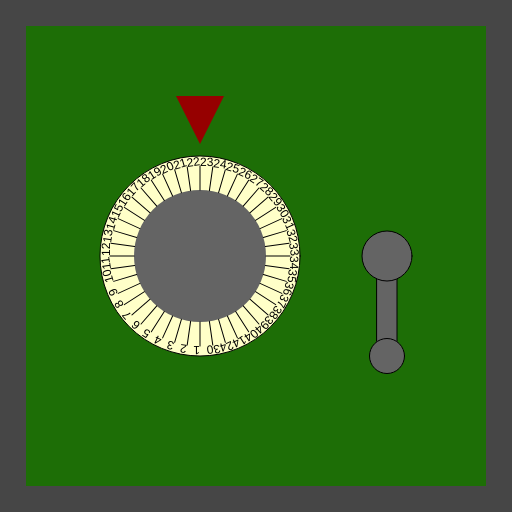
Frame 1 (no input)
Frame 60 (no input): identical to frame 1, image omitted
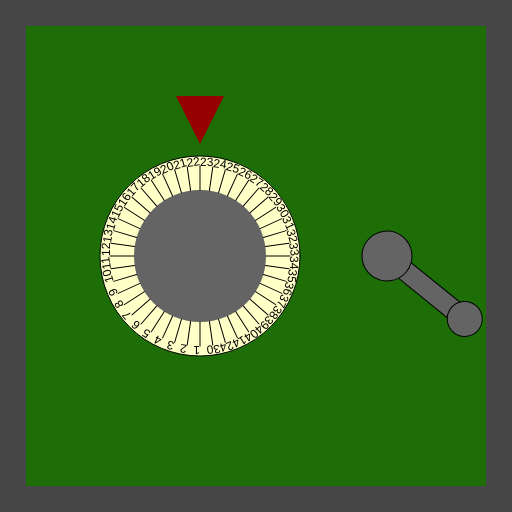
Frame 120 (the mouse pressed at the canvas centre since frame 60)

The p5.js sketch that drew these frames (run headless with seeded random() and noise() and a simulated clock; from frame 60 on, the mouse is pressed at the canvas centre):

// p5.js sketch
// ── sketch.js
/*

Officer: 5714476
CaseNum: 303-0-27005916-5714476

Case 303 - The Case of the Crooked Attorney
Stage 1 - Torvalds' Office

District Attorney Torvalds is well respected in Console City as an upstanding citizen and
enforcer of the law. Of course he’s as crooked as they come. I’ve had enough of having our
hard work at Sleuth and Co undermined by his bribes and back-payments. Let’s take take this
sucker down. I happen to know that Torvalds keeps his incriminating documents spread amongst
several safes in town. I’ll need you to bend the rules a little by breaking into them and
retrieving the incriminating evidence.

The first safe is in Torvald’s office. Crack it by doing the following:

	When the mouse button is released:
	- Make hidden_locker_val0 equal to 42

	Whilst the mouse is moving:
	- Make hidden_locker_val0 equal to 23

	Whilst the mouse is being dragged:
	- Make hidden_locker_val0 equal to 10

	When any key is pressed:
	- Make hidden_locker_val0 equal to 37

	When the mouse button is pressed:
	- Make hidden_locker_val1 equal to 51

	When any key is pressed:
	- Make hidden_locker_val1 equal to 40

	Whilst the mouse is being dragged:
	- Make hidden_locker_val1 equal to 83

	When any key is released:
	- Make hidden_locker_val1 equal to 70



There are many possible ways of investigating this case, but you
should use ONLY the following commands:

	- The assignment operator aka. the equals sign !

*/

//declare the variables

var hidden_locker_val0;
var hidden_locker_val1;


function preload()
{
	//IMAGES WILL BE LOADED HERE

}

function setup()
{
	createCanvas(512,512);

	//initialise the variables
	hidden_locker_val0 = 0;
	hidden_locker_val1 = 0;

}

///////////////////EVENT HANDLERS///////////////////

//Add your code to these events to open the safe ...

function mouseMoved()
{
	console.log("mouseMoved", mouseX, mouseY);
	hidden_locker_val0 = 23;
}

function mouseDragged()
{
	console.log("mouseDragged", mouseX, mouseY);
	hidden_locker_val0 = 10;
	hidden_locker_val1 = 83;
}

function mousePressed()
{
	console.log("mousePressed");
	hidden_locker_val1 = 51;
}

function mouseReleased()
{
	console.log("mouseReleased");
	hidden_locker_val0 = 42;
}

function keyPressed()
{
	console.log("keyPressed", key);
	hidden_locker_val0 = 37;
	hidden_locker_val1 = 40;
}

function keyReleased()
{
	console.log("keyReleased", key);
	hidden_locker_val1 = 70;
}

///////////////DO NOT CHANGE CODE BELOW THIS POINT///////////////////

function draw()
{


	//Draw the safe door
	background(70);
	noStroke();
	fill(29,110,6);
	rect(26,26,width-52,width-52);

	//Draw the combination dial
	push();
	translate(200,height/2);
	drawDial(200, hidden_locker_val0, 44);
	pop();

	//Draw the lever
	push();
	translate(width - 125,256);
	drawLever(hidden_locker_val1);
	pop();

}

function drawDial(diameter,num,maxNum)
{
	//the combination lock

	var r = diameter * 0.5;
	var p = r * 0.6;

	stroke(0);
	fill(255,255,200);
	ellipse(0,0,diameter,diameter);
	fill(100);
	noStroke();
	ellipse(0,0,diameter*0.66,diameter*0.66);
	fill(150,0,0);
	triangle(
		-p * 0.4,-r-p,
		p * 0.4,-r-p,
		0,-r-p/5
	);

	noStroke();

	push();
	var inc = 360/maxNum;

	rotate(radians(-num * inc));
	for(var i = 0; i < maxNum; i++)
	{
		push();
		rotate(radians(i * inc));
		stroke(0);
		line(0,-r*0.66,0,-(r-10));
		noStroke();
		fill(0);
		text(i,0,-(r-10));
		pop();
	}

	pop();
}

function drawLever(rot)
{
	push();
	rotate(radians(-rot))
	stroke(0);
	fill(100);
	rect(-10,0,20,100);
	ellipse(0,0,50,50);
	ellipse(0,100,35,35);
	pop();
}
